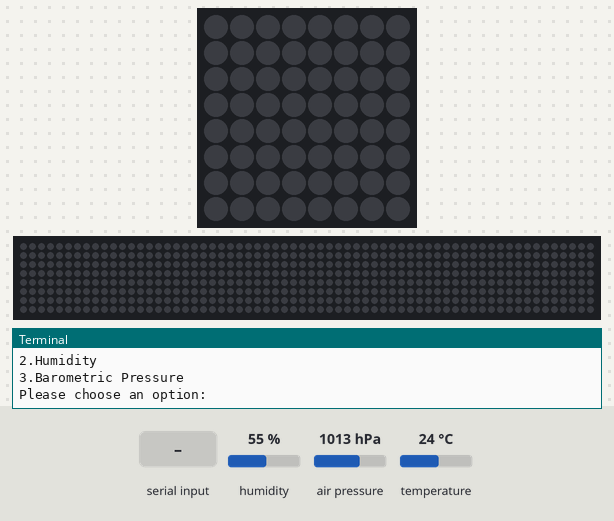
Recording of a program running on a simulated Raspberry Pi (BCM pin numbers) with a Sense HAT. Parts: the Sense HAT's 8×8 RGB LED matrix, a strip that is not on the board, showing the scrolling text unrolled, the last lines printed to the terminal. Inputs (shaded band) come from the test bench; at power-on: humidity 55 %, air pressure 1013 hPa, temperature 24 °C. The 64×8 strip is a reading aid, not a part: it shows the text the matrix is scrolling, unrolled, one strip-width of it at a time.

Above: at 1.2 s.
1.3 s: "1" typed at the terminal, then Enter
At 1.47 s:
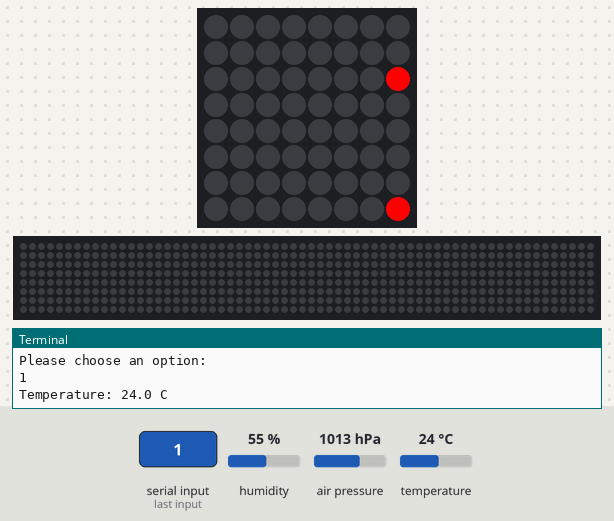
3.2 s: "2" typed at the terminal, then Enter
At 3.48 s:
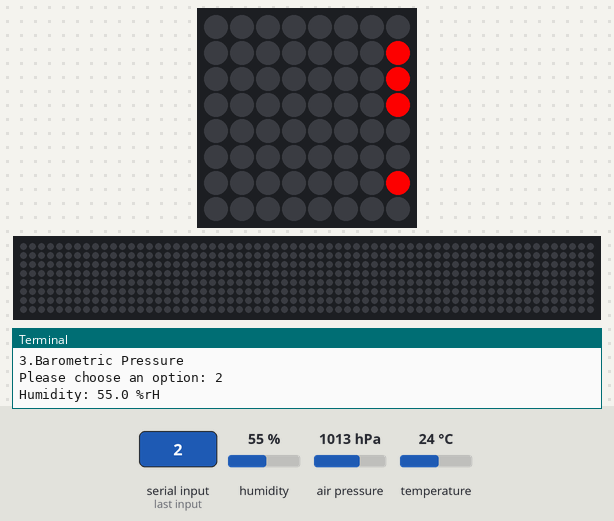
5.0 s: "3" typed at the terminal, then Enter
At 6.91 s:
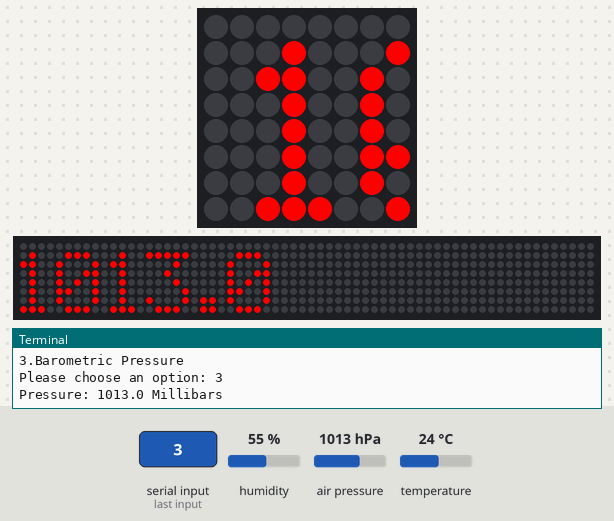

The program:

multifunction.py
```python
from sense_hat import SenseHat
import time

sense = SenseHat()

print("Welcome to appledeej's multi-function sense hat sensory doodle")
while True:
    print("1.Temperature")
    print("2.Humidity")
    print("3.Barometric Pressure")

    option = int(input("Please choose an option: "))


    if option == 1:
        sense = SenseHat()
        temp = sense.get_temperature()
        print("Temperature: %s C" % temp)
        temp = round(temp)
        temp = str(temp)
        sense.show_message(temp,text_colour=[255, 0, 0])

    if option == 2:
        humidity = sense.get_humidity()
        print("Humidity: %s %%rH" % humidity)
        humidity = str(humidity)
        sense.show_message(humidity,text_colour=[255, 0, 0])

    if option == 3:
        pressure = sense.get_pressure()
        print("Pressure: %s Millibars" % pressure)
        pressure = str(pressure)
        sense.show_message(pressure,text_colour=[255, 0, 0])


    if option == 4:
      while True:
        gyro_only = sense.get_gyroscope()
        print("p: {pitch}, r: {roll}, y: {yaw}".format(**gyro_only))
```

Measured:
- after the input at 1.3 s, the LEDs: change after 0.12 s (image 1)
- after the input at 3.2 s, the LEDs: first differ from a run without the input after 0.24 s (image 2)
- after the input at 5.0 s, the LEDs: first differ from a run without the input after 1.4 s (image 3 shows a later state)
